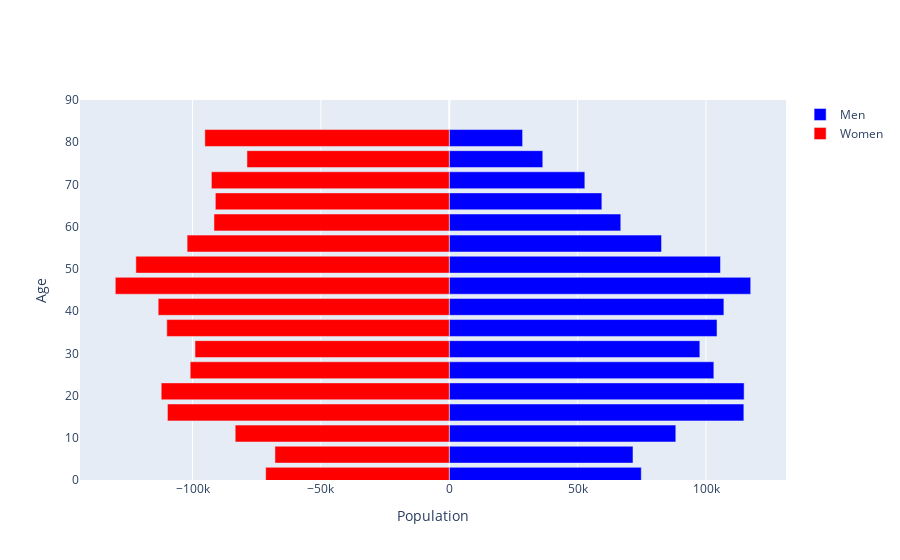
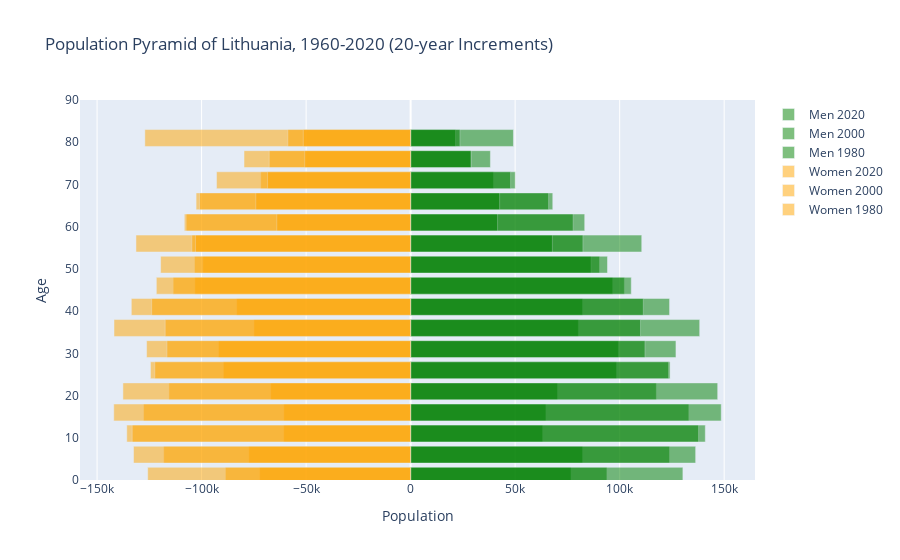

The cell these charts' notebook holds for them, in order:
### Markdown cell above
**Population Pyramid from 1990 to 2010 (5-year Increments)**

### Code cell
pop_pyramid(lithuania, "Lithuania", [2010])
pop_pyramid(lithuania, "Lithuania", [2020,1960,20])
animate_pyramid(lithuania, "Lithuania", (1960, 2020, 1))

### Figure 1 — Plotly figure (JSON) as saved in the notebook; plotly's stock layout.template omitted (floating-point values rounded to 4 significant figures)
{"data": [{"hoverinfo": ["x", "y"], "marker": {"color": "blue"}, "name": "Men", "orientation": "h", "type": "bar", "x": [74782, 71556, 88229, 114731, 114837, 103049, 97588, 104283, 106955, 117400, 105637, 82668, 66802, 59437, 52803, 36422, 28559], "y": [1, 6, 11, 16, 21, 26, 31, 36, 41, 46, 51, 56, 61, 66, 71, 76, 81]}, {"hoverinfo": ["x", "y"], "marker": {"color": "red"}, "name": "Women", "orientation": "h", "type": "bar", "x": [-71503, -67893, -83364, -109753, -112178, -100895, -99018, -110008, -113360, -130065, -122057, -102092, -91634, -91100, -92642, -78790, -95193], "y": [1, 6, 11, 16, 21, 26, 31, 36, 41, 46, 51, 56, 61, 66, 71, 76, 81]}], "layout": {"barmode": "overlay", "title": {"text": ""}, "xaxis": {"title": {"text": "Population"}}, "yaxis": {"range": [0, 90], "title": {"text": "Age"}}}}

### Figure 2 — Plotly figure (JSON) as saved in the notebook; plotly's stock layout.template omitted (floating-point values rounded to 4 significant figures)
{"data": [{"hoverinfo": ["x", "y"], "marker": {"color": "green"}, "name": "Men 2020", "opacity": 0.5, "orientation": "h", "type": "bar", "x": [76730, 82275, 63163, 64723, 70274, 98520, 99409, 80264, 82258, 96679, 90357, 110572, 83288, 68009, 39628, 38169, 49185], "y": [1, 6, 11, 16, 21, 26, 31, 36, 41, 46, 51, 56, 61, 66, 71, 76, 81]}, {"hoverinfo": ["x", "y"], "marker": {"color": "green"}, "name": "Men 2000", "opacity": 0.5, "orientation": "h", "type": "bar", "x": [93898, 123854, 140983, 133093, 117555, 124132, 126934, 138294, 123879, 102256, 86351, 82441, 77752, 66025, 50071, 28902, 21486], "y": [1, 6, 11, 16, 21, 26, 31, 36, 41, 46, 51, 56, 61, 66, 71, 76, 81]}, {"hoverinfo": ["x", "y"], "marker": {"color": "green"}, "name": "Men 1980", "opacity": 0.5, "orientation": "h", "type": "bar", "x": [130257, 136363, 137784, 148603, 146903, 123463, 112118, 109968, 111314, 105560, 94184, 67824, 41593, 42583, 47843, 28926, 23609], "y": [1, 6, 11, 16, 21, 26, 31, 36, 41, 46, 51, 56, 61, 66, 71, 76, 81]}, {"hoverinfo": ["x", "y"], "marker": {"color": "orange"}, "name": "Women 2020", "opacity": 0.5, "orientation": "h", "type": "bar", "x": [-72248, -77420, -60727, -60687, -66926, -89587, -91911, -74960, -83208, -103231, -99414, -131402, -108258, -102640, -71714, -79711, -127154], "y": [1, 6, 11, 16, 21, 26, 31, 36, 41, 46, 51, 56, 61, 66, 71, 76, 81]}, {"hoverinfo": ["x", "y"], "marker": {"color": "orange"}, "name": "Women 2000", "opacity": 0.5, "orientation": "h", "type": "bar", "x": [-88610, -118141, -135802, -127761, -115626, -124479, -126322, -141907, -133620, -113600, -103389, -104685, -107433, -100995, -92848, -67657, -58754], "y": [1, 6, 11, 16, 21, 26, 31, 36, 41, 46, 51, 56, 61, 66, 71, 76, 81]}, {"hoverinfo": ["x", "y"], "marker": {"color": "orange"}, "name": "Women 1980", "opacity": 0.5, "orientation": "h", "type": "bar", "x": [-125787, -132570, -133207, -142026, -137644, -122400, -116586, -117431, -123886, -121656, -119601, -102913, -64039, -74087, -68447, -50677, -51351], "y": [1, 6, 11, 16, 21, 26, 31, 36, 41, 46, 51, 56, 61, 66, 71, 76, 81]}], "layout": {"barmode": "overlay", "title": {"text": "Population Pyramid of Lithuania, 1960-2020 (20-year Increments)"}, "xaxis": {"title": {"text": "Population"}}, "yaxis": {"range": [0, 90], "title": {"text": "Age"}}}}
